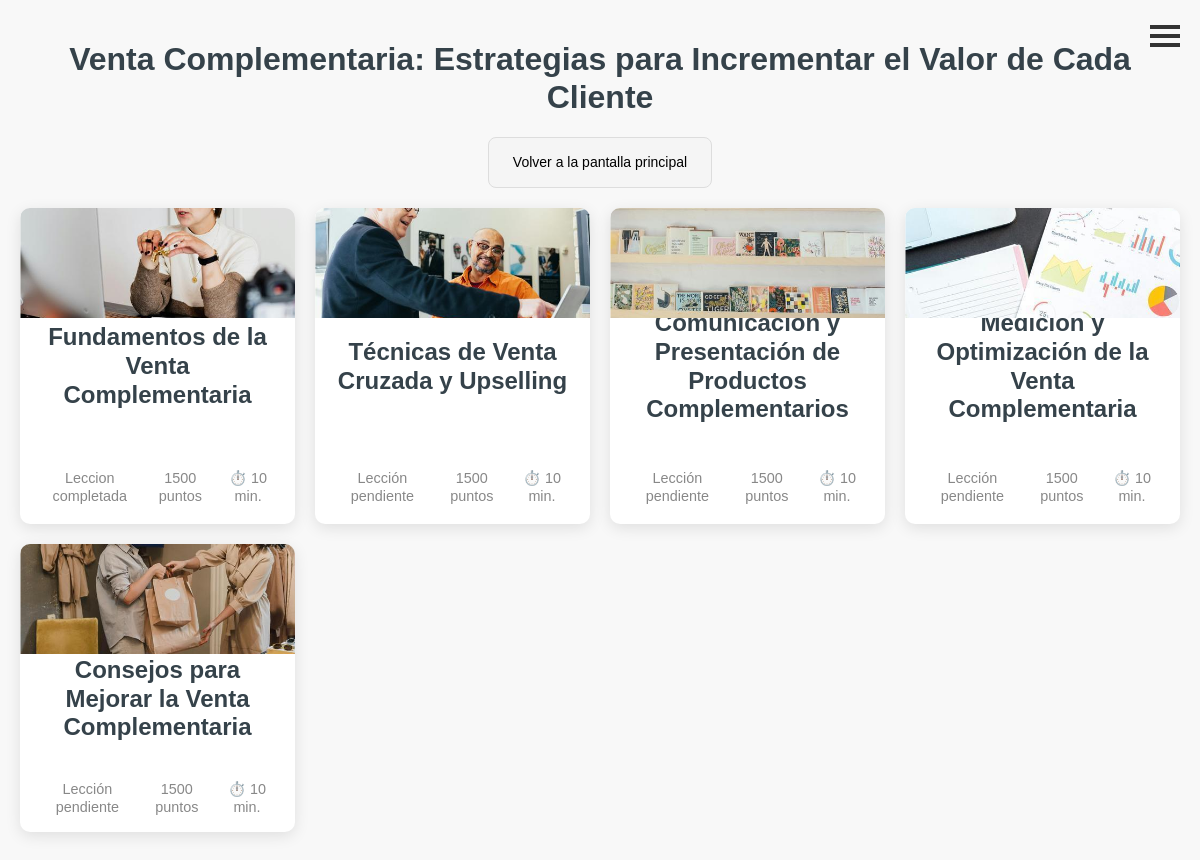
The app's page /curso/2/ (signed in), older data.
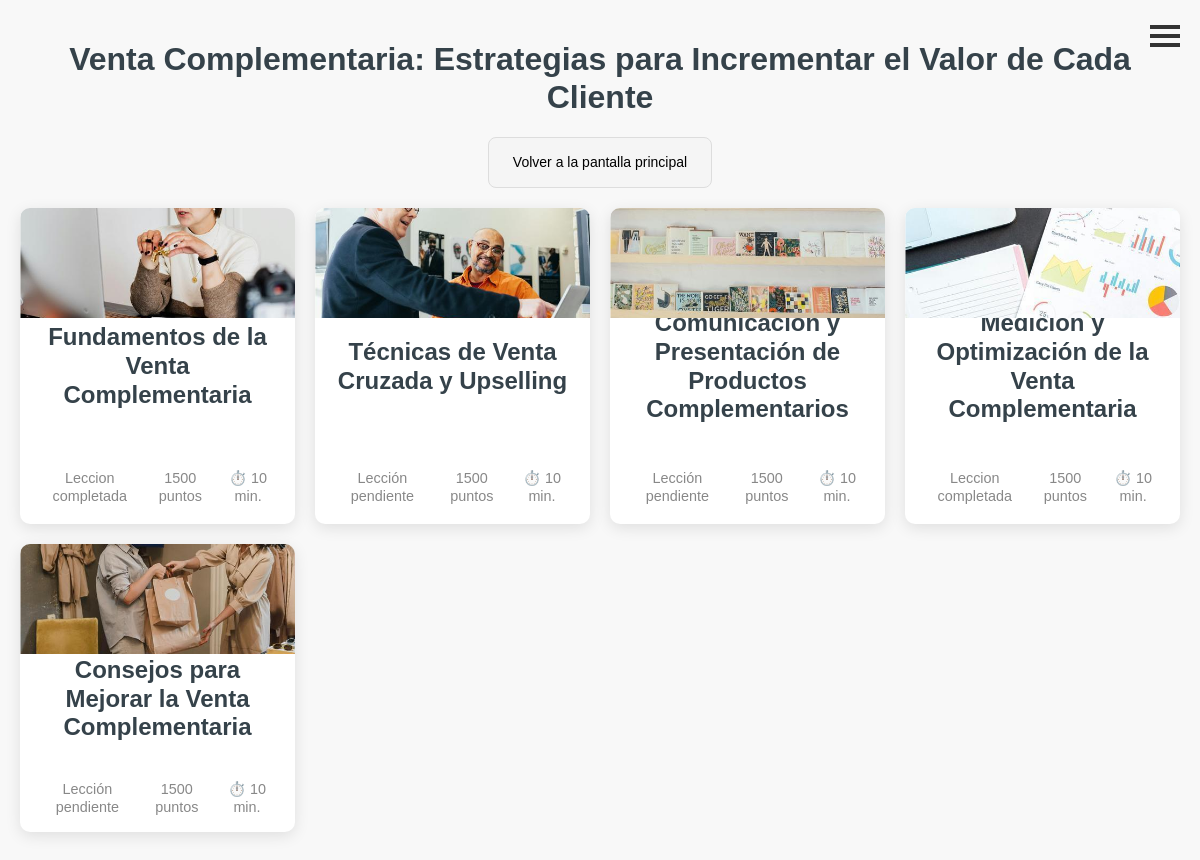
The same page, newer data.
### cursos/models.py (models this page shows, shortened)
class Leccion(models.Model):
    titulo = models.CharField(max_length=200)
    explicacion = models.TextField()
    autor = models.ForeignKey('Autor', on_delete=models.CASCADE)
    fecha_creacion = models.DateTimeField(default=timezone.now)
    contenido = models.TextField()
    puntos = models.SmallIntegerField()
    ejercicio = models.ForeignKey('Ejercicio', on_delete=models.CASCADE, blank=True, null=True)
    curso = models.ForeignKey('Curso', on_delete=models.CASCADE)
    miniatura = models.ImageField(upload_to='images/miniaturas/')
    imagen1 = models.ImageField(upload_to='images/lecciones/')
    imagen2 = models.ImageField(upload_to='images/lecciones/')
    imagen3 = models.ImageField(upload_to='images/lecciones/')
    imagen4 = models.ImageField(upload_to='images/lecciones/')
    imagen5 = models.ImageField(upload_to='images/lecciones/')

### cursos/views.py (the view)
def detalle_curso(request, pk):
    curso = get_object_or_404(Curso, pk=pk)
    lecciones = Leccion.objects.filter(curso_id=pk)
    lecciones_completadas = {}
    for leccion in lecciones:
        leccion_completada = UsuarioLeccion.objects.filter(usuario=request.user, leccion=leccion, completada=True).exists()
        lecciones_completadas[leccion.id] = leccion_completada
    return render(request, 'cursos/detalle_curso.html', {'curso': curso, 'lecciones':lecciones, 'lecciones_completadas': lecciones_completadas})

### cursos/templatetags/custom_filters.py (called while the page is built)
@register.filter
def get_item(dictionary, key):
    return dictionary.get(key)

### cursos/templates/cursos/detalle_curso.html (shortened to what this page needs)
{% extends 'cursos/base.html' %}
{% load custom_filters %}
{% load static %}
{% block content %}
<section class="course-categories">
    <h2>{{ curso.titulo }}</h2>
    <div class="back-to-menu">
        <a href="/">Volver a la pantalla principal</a>
      </div>
    <div class="categories-grid">
      {% for leccion in lecciones %}
      <div class="category-item">
        <div class="category-image">
            <img src="{{ leccion.miniatura.url }}" alt="imagen" />
        </div>
        <div class="category-content">
            <h3><a href="{% url 'detalle_leccion' pk=leccion.pk %}" title='{{leccion.titulo}}'>{{leccion.titulo}}</a></h3>
            <div class="category-meta">
                <span>
                {% if lecciones_completadas|default_if_none:""|get_item:leccion.id %}
                    <div class="lesson-subtext">Leccion completada</div>
                {% else %}
                    <div class="lesson-subtext">Lección pendiente</div>
                {% endif %}
                </span>
                <span>1500 puntos</span>
                <span>⏱️ 10 min.</span>
            </div>
        </div>
    </div>
    {% endfor %}
            </div>
        </section>
{% endblock %}

Row changes from the older to the newer data that the page shows:
changed Leccion "Medición y Optimización de la Venta Complementaria": text "Lección pendiente" → "Leccion completada"
